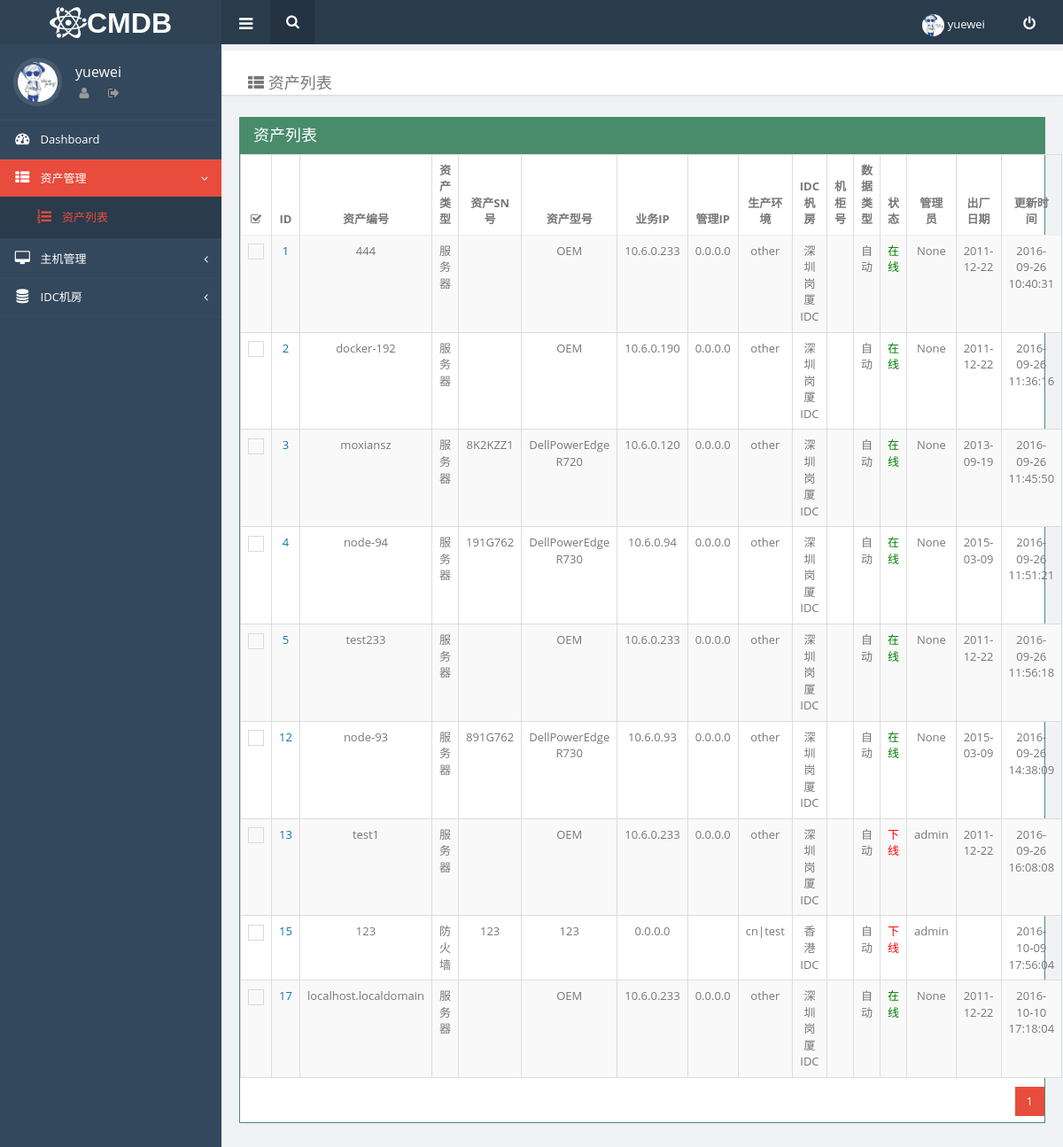
The page /cmdb/asset/ (signed in) on the database its author committed.
### CMDB_Server/models.py (models this page shows, shortened)
class Asset(models.Model):
    assetno = models.CharField(max_length=32)
    asset_type_choices = (
        ('server', u'服务器'),
        ('switch', u'交换机'),
        ('router', u'路由器'),
        ('firewall', u'防火墙'),
        ('storage', u'存储设备'),
        ('NLB', u'F5'),
        ('wireless', u'无线AP'),
        ('others', u'其它类'),
    )
    asset_type = models.CharField(u'资产类型',choices=asset_type_choices, max_length=64, default='server')
    sn = models.CharField(u'资产SN号', max_length=128)
    servermodel=models.CharField(u'资产型号',max_length=64)
    business_ip = models.GenericIPAddressField(u'管理IP', blank=True, null=True)
    expire_date = models.DateField(u'过保日期', null=True, blank=True)
    business_unit_choices=((1,'product'),
                           (2,'bete'),
                           (3,'cn|test'),
                           (4,'other'))
    business_unit = models.SmallIntegerField(u'生产环境',choices=business_unit_choices,default=1)
    tags = models.CharField(u'资产标记',blank=True, max_length=128)
    admin = models.ForeignKey(User, verbose_name=u'资产管理员', null=True, blank=True)
    idc = models.ForeignKey(IDC,verbose_name=u'IDC杋房', null=True, blank=True)
    idc_cabinet = models.CharField(u'机柜号',max_length=32)
    create_type_choices=((1,u'人工'),
                         (2,u'自动'))
    create_type=models.SmallIntegerField(choices=create_type_choices,verbose_name=u'数据方式',default=2)
    status_type_choices = ((1, u'在线'),
                           (2, u'下线'))
    asset_status=models.SmallIntegerField(choices=status_type_choices,verbose_name=u'状态',default=1)
    reason=models.CharField(max_length=128,null=True)
    release_date=models.DateField(null=True,max_length=32)
    create_date = models.DateTimeField(u'创建日期',blank=True, auto_now_add=True)
    update_date = models.DateTimeField(u'修改日期',blank=True, auto_now=True)
    class Meta:
        verbose_name = '资产总表'
        verbose_name_plural = "资产总表"

class Server(models.Model):
    asset=models.OneToOneField(Asset)
    osrelease=models.CharField(u'系统版本',max_length=64)
    bip = models.GenericIPAddressField(u'业务IP', max_length=64)
    rip = models.GenericIPAddressField(u'管理IP', max_length=64, default='0.0.0.0')
    uptime=models.CharField(u'运行时长',max_length=64)
    users=models.CharField(max_length=64)
    create_date = models.DateTimeField(u'创建日期',blank=True, auto_now_add=True)
    update_date = models.DateTimeField(u'修改日期',blank=True, auto_now=True)

class IDC(models.Model):
    idc_choices = ((1, u'广州奥飞IDC'),
                   (2, u'香港IDC'),
                   (3, u'深圳南山IDC'),
                   (4, u'深圳岗厦IDC'))
    name=models.SmallIntegerField(choices=idc_choices,verbose_name=u'IDC名称',default='GZ',null=True)
    location=models.CharField(u'IDC位置',max_length=128)
    contact_name=models.CharField(u'IDC联系人',max_length=32)
    contact_tel=models.CharField(u'联系人电话',max_length=32)
    create_date = models.DateTimeField(u'创建日期', blank=True, auto_now_add=True)
    update_date = models.DateTimeField(u'修改日期', blank=True, auto_now=True)

### CMDB_Server/views.py (the view)
@login_required
def asset(request):
    asset_obj=models.Asset.objects.all()
    paginator = Paginator(asset_obj, 20)  # Show 25 contacts per page
    page = request.GET.get('page')
    try:
        assetpage = paginator.page(page)
    except PageNotAnInteger:
        assetpage = paginator.page(1)
    except EmptyPage:
        assetpage = paginator.page(paginator.num_pages)
    return render(request,'cmdb/asset.html',{'assetobj':assetpage,'add_perm':check_has_perm(request,1),'edit_perm':check_has_perm(request,2),'del_perm':check_has_perm(request,3)})

### CMDB_Server/templatetags/customtags.py (called while the page is built)
@register.simple_tag
def pageabs(current_page,loop_page):
    offset_page= abs(current_page-loop_page)
    if offset_page<3:
        if current_page==loop_page:
            page_ele='''<li tabindex="0" aria-controls="table_id" class ="paginate_button active"> <a href="?page=%s">%s</a> </li >'''%(loop_page,loop_page)
        else:
            page_ele= '''<li tabindex="0" aria-controls="table_id" class ="paginate_button "> <a href="?page=%s">%s</a> </li >''' %(loop_page, loop_page)
        return format_html(page_ele)
    else:
        return ''

### templates/cmdb/asset.html (shortened to what this page needs)
{% extends 'cmdb/index.html' %}
{% load customtags %}
{% block page-content %}
    <div id="title-breadcrumb-option-demo" class="page-title-breadcrumb">
        <ol class="breadcrumb page-breadcrumb pull-left h4">
            <li class=""><i class="fa fa-th-list"></i>&nbsp;<a href="index.html">资产列表</a></li>
        </ol>
    </div>
    <div class="page-content">
        <div class="panel panel-green">
            <div class="panel-heading">资产列表</div>
            <div class="panel-body" style="padding:0px">
                <table class="table table-hover table-striped table-bordered  tb-sticky-header" style="margin-bottom: 0px">
                    <thead id="th">
                    <tr >
                        <th width="5%"><i class="fa fa-check-square-o" data-container="body" data-toggle="popover" data-placement="bottom" data-content="only select one"></i></th>
                        <th >ID</th>
                        <th >资产编号</th>
                        <th >资产类型</th>
                        <th >资产SN号</th>
                        <th >资产型号</th>
                        <th >业务IP</th>
                        <th >管理IP</th>
                        <th >生产环境</th>
                        <th >IDC杋房</th>
                        <th >机柜号</th>
                        <th>数据类型</th>
                        <th>状态</th>
                        <th >管理员</th>
                        <th>出厂日期</th>
                        <th>更新时间</th>
                    </tr>
                    </thead>
                    <tbody>
                    {% for asset in assetobj %}
                        <tr><td><input type="checkbox" /></td><td><a href="{% url 'detail' asset.id %}" data-hover="tooltip" title="open detail" style="color: #0e76a8">{{ asset.id }}</a></td><td>{{ asset.assetno }}</td><td>{{ asset.get_asset_type_display}}</td><td>{{ asset.sn }}</td><td>{{ asset.servermodel }}</td><td>{{ asset.business_ip }}</td><td>{{ asset.server.rip }}</td>
                            <td>{{ asset.get_business_unit_display }}</td><td>{{ asset.idc.name }}</td><td>{{ asset.idc_cabinet }}</td><td>{{ asset.get_create_type_display }}</td><td class="status{{asset.asset_status}}">{{ asset.get_asset_status_display}}</td><td>{{ asset.admin}}</td><td>{{ asset.release_date|date:"Y-m-d"}}</td><td>{{ asset.update_date|date:"Y-m-d H:i:s" }}</td></tr>
                    {% endfor %}
                    </tbody>
                </table>
                <div class="pull-right" style="height:60px;margin-top: -10px">
                    <div id="table_id_paginate" class="dataTables_paginate paging_simple_numbers">
                        <ul class="pagination">
                            {% for page_num in assetobj.paginator.page_range %}
                                {% pageabs assetobj.number page_num %}
                            {% endfor %}
                        </ul></div></div>
            </div>
        </div>
    </div>
{% endblock %}

### templates/cmdb/index.html (shortened to what this page needs)
<!DOCTYPE html>
<html lang="en">
<head>
    <link type="text/css" rel="stylesheet" href="/static/css/orange-blue.css" class="default-style">
    <link type="text/css" rel="stylesheet" href="/static/css/orange-blue.css" id="theme-change" class="style-change color-change">
    <link type="text/css" rel="stylesheet" href="/static/css/jquery-ui-1.10.4.custom.min.css">
    <link type="text/css" rel="stylesheet" href="/static/css/font-awesome.min.css">
    <link type="text/css" rel="stylesheet" href="/static/css/bootstrap.min.css">
    <link type="text/css" rel="stylesheet" href="/static/css/bootstrap-datetimepicker.min.css">
    <link rel="stylesheet" type="text/css" href="/static/css/bootstrapValidator.min.css"/>
    <link type="text/css" rel="stylesheet" href="/static/css/introjs.css">
    <link type="text/css" rel="stylesheet" href="/static/css/animate.css">
    <link type="text/css" rel="stylesheet" href="/static/css/pace.css">
    <link type="text/css" rel="stylesheet" href="/static/css/all.css">
    <link type="text/css" rel="stylesheet" href="/static/css/orange-blue.css" class="default-style">
    <link type="text/css" rel="stylesheet" href="/static/css/orange-blue.css" id="theme-change" class="style-change color-change">
    <link type="text/css" rel="stylesheet" href="/static/css/style-responsive.css">
    <link type="text/css" rel="stylesheet" href="/static/css/custom.css">
</head>
<body class=" ">
<div style="height: 1150px">
    <div id="header-topbar-option-demo" class="page-header-topbar">
        <nav id="topbar" role="navigation" style="margin-bottom: 0; z-index: 2;" class="navbar navbar-default navbar-static-top">
            <div class="navbar-header">
                </button><a id="logo" href="#" class="navbar-brand" style="padding-top:8px"><span class="logo-text"><img src="/static/img/logo-small.png" style="height: 35px;width:42px;"/><span class='media-middle sign-title'>CMDB</span></span><span style="display: none" class="logo-text-icon" >CMDB</span></a>
            </div>
            <div class="topbar-main"><a id="menu-toggle" href="#" class="hidden-xs"><i class="fa fa-bars"></i></a>
                <form id="topbar-search" action="#" method="GET" class="hidden-xs">
                    <div class="input-group">
                        <input type="text" placeholder="Search..." class="form-control" /><span class="input-group-btn"><a href="javascript:;" class="btn submit"><i class="fa fa-search"></i></a></span>
                    </div>
                </form>
                <ul class="nav navbar navbar-top-links navbar-right mbn">
                    <li>
                        <a href="#" ><img src="/static/img/hs.jpg" alt="" class="img-responsive img-circle" />&nbsp;<span class="hidden-xs" >{{ request.user.username }}</span></a>
                    </li>
                    <li style="padding-right: 10px">
                        <a href="{% url 'logout' %}" data-hover="tooltip" title="Logout"><i class="fa fa-power-off" ></i></a>
                    </li>
                </ul>
            </div>
        </nav>
    </div>
    <div id="wrapper">
        <nav id="sidebar" role="navigation" class="navbar-default navbar-static-side">
            <div class="sidebar-collapse menu-scroll">
                <ul id="side-menu" class="nav">
                    <li class="user-panel">
                        <div class="thumb"><img src="/static/img/hs.jpg" alt="" class="img-circle" />
                        </div>
                        <div class="info">
                            <p>{{ request.user.username }}</p>
                            <ul class="list-inline list-unstyled">
                                <li><a href="#" data-hover="tooltip" title="User" ><i class="fa fa-user"></i></a>
                                </li>
                                <li><a href="{% url 'logout' %}" data-hover="tooltip" title="Logout"><i class="fa fa-sign-out"></i></a>
                                </li>
                            </ul>
                        </div>
                        <div class="clearfix"></div>
                    </li>
                    <li class="active"><a href="{% url 'index' %}"><i class="fa fa-tachometer fa-fw"><div class="icon-bg bg-orange"></div></i><span class="menu-title">Dashboard</span></a></li>
                    <li ><a href="#"><i class="fa fa-th-list fa-fw"><div class="icon-bg bg-blue"></div></i><span class="menu-title">资产管理</span><span class="fa arrow"></span></a>
                        <ul class="nav nav-second-level">
                            <li><a href="{% url 'asset' %}"><i class="fa fa-list-ol"></i><span class="submenu-title">资产列表</span></a></li>
                        </ul>
                    </li>
                    <li><a href="#"><i class="fa fa-desktop fa-fw"><div class="icon-bg bg-pink"></div></i><span class="menu-title">主机管理</span><span class="fa arrow"></span></a>
                    </li>
                    <li><a href="#"><i class="fa  fa-database fa-fw"><div class="icon-bg bg-green"></div></i><span class="menu-title">IDC机房</span><span class="fa arrow"></span></a>
                    </li>
                </ul>
            </div>
        </nav>
        <div id="page-wrapper">
            {% block page-content %}{% endblock %}
        </div>
    </div>
</div>
</body>
</html>

### static/css/style-responsive.css (style rules this page uses)
@media (min-width: 768px) { .sidebar-collapse { display: block; } }

### static/css/custom.css (style rules this page uses)
.sign-title { color: #fafffb; font-size: xx-large; }
table tr th { text-align: center; }
table tr td { text-align: center; }
.status1 { color:green; }
.status2 { color:red; }

### rows shown on the page
Asset: id "1", assetno "444", asset_type "服务器", servermodel "OEM", business_ip "10.6.0.233", server.rip "0.0.0.0", business_unit "other", idc.name "深圳岗厦IDC", create_type "自动", asset_status "在线", admin "None", release_date "2011-12-22", update_date "2016-09-26 10:40:31"
Asset: id "2", assetno "docker-192", asset_type "服务器", servermodel "OEM", business_ip "10.6.0.190", server.rip "0.0.0.0", business_unit "other", idc.name "深圳岗厦IDC", create_type "自动", asset_status "在线", admin "None", release_date "2011-12-22", update_date "2016-09-26 11:36:16"
Asset: id "3", assetno "moxiansz", asset_type "服务器", sn "8K2KZZ1", servermodel "DellPowerEdge R720", business_ip "10.6.0.120", server.rip "0.0.0.0", business_unit "other", idc.name "深圳岗厦IDC", create_type "自动", asset_status "在线", admin "None", release_date "2013-09-19", update_date "2016-09-26 11:45:50"
Asset: id "4", assetno "node-94", asset_type "服务器", sn "191G762", servermodel "DellPowerEdge R730", business_ip "10.6.0.94", server.rip "0.0.0.0", business_unit "other", idc.name "深圳岗厦IDC", create_type "自动", asset_status "在线", admin "None", release_date "2015-03-09", update_date "2016-09-26 11:51:21"
Asset: id "5", assetno "test233", asset_type "服务器", servermodel "OEM", business_ip "10.6.0.233", server.rip "0.0.0.0", business_unit "other", idc.name "深圳岗厦IDC", create_type "自动", asset_status "在线", admin "None", release_date "2011-12-22", update_date "2016-09-26 11:56:18"
Asset: id "12", assetno "node-93", asset_type "服务器", sn "891G762", servermodel "DellPowerEdge R730", business_ip "10.6.0.93", server.rip "0.0.0.0", business_unit "other", idc.name "深圳岗厦IDC", create_type "自动", asset_status "在线", admin "None", release_date "2015-03-09", update_date "2016-09-26 14:38:09"
Asset: id "13", assetno "test1", asset_type "服务器", servermodel "OEM", business_ip "10.6.0.233", server.rip "0.0.0.0", business_unit "other", idc.name "深圳岗厦IDC", create_type "自动", asset_status "下线", admin "admin", release_date "2011-12-22", update_date "2016-09-26 16:08:08"
Asset: id "15", assetno "123", asset_type "防火墙", sn "123", servermodel "123", business_ip "0.0.0.0", business_unit "cn|test", idc.name "香港IDC", create_type "自动", asset_status "下线", admin "admin", update_date "2016-10-09 17:56:04"
Asset: id "17", assetno "localhost.localdomain", asset_type "服务器", servermodel "OEM", business_ip "10.6.0.233", server.rip "0.0.0.0", business_unit "other", idc.name "深圳岗厦IDC", create_type "自动", asset_status "在线", admin "None", release_date "2011-12-22", update_date "2016-10-10 17:18:04"

### other values the page prints
{{ request.user.username }} "yuewei"
